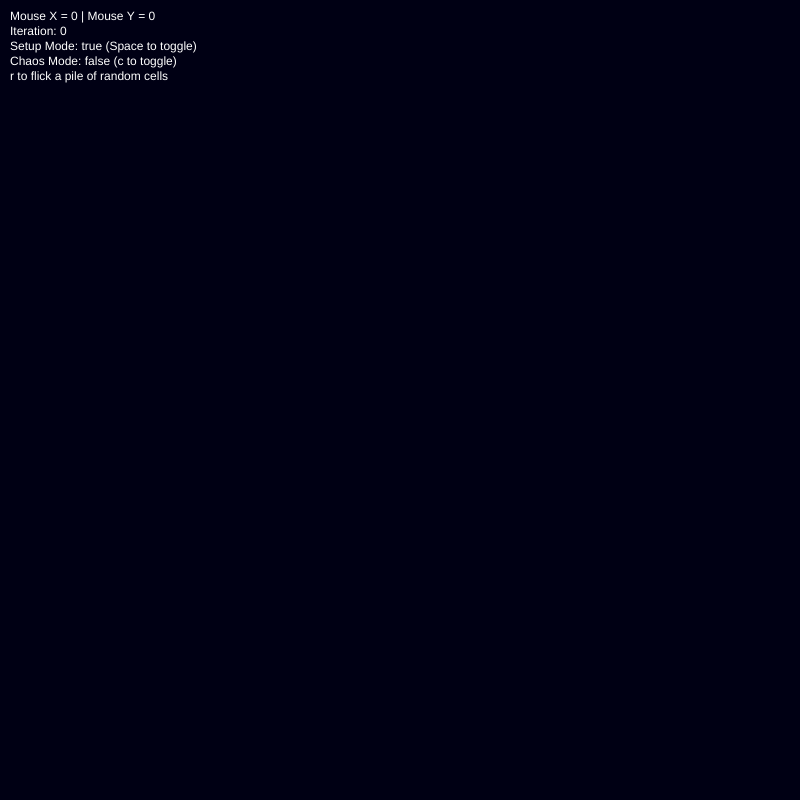
Frame 1 (no input)
Frame 60 (no input): identical to frame 1, image omitted
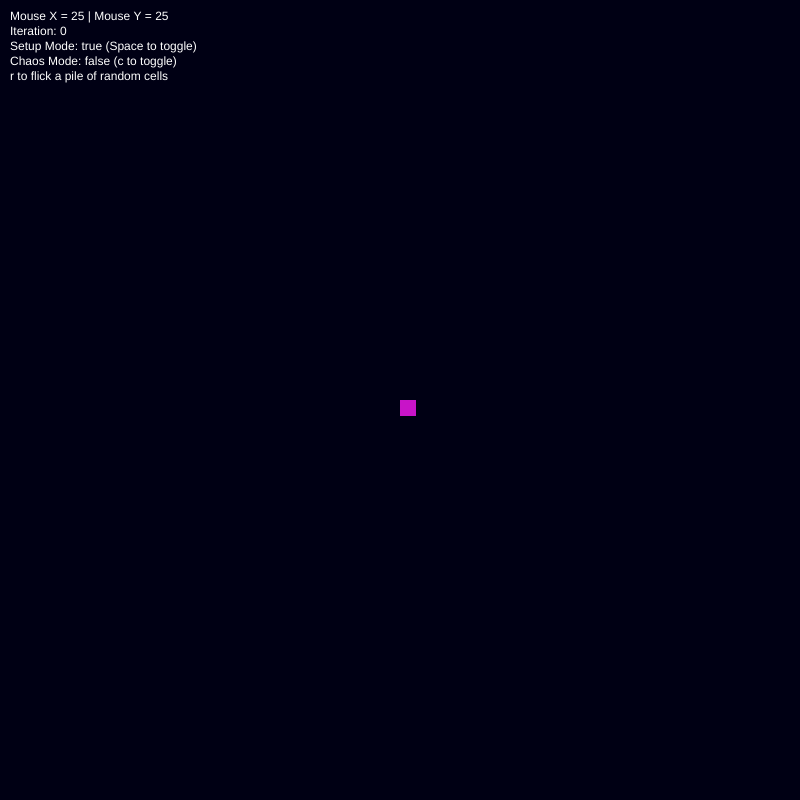
Frame 120 (the mouse pressed at the canvas centre since frame 60)

The p5.js sketch that drew these frames (run headless with seeded random() and noise() and a simulated clock; from frame 60 on, the mouse is pressed at the canvas centre):

// p5.js sketch
// ── sketch.js
// afc_05_cells_n_stuff
// Dima Konev
// September 19 2017

//resolution
var resX;
var resY;

//the two fields
var lifeField = [];
var lifeField2 = [];

//variables for swapping around
var currentLF;
var lastLF;
var temp;

//dimensions of the field
var a;
var b;

var iterations = 0;

//mode to place cells
var setupMode = true;
//mode where each cell has a 1 in 10000 chance of randomly changing 
var chaos = false;



function setup() {
    res = 16;
    resX = res;
    resY = res;

    createCanvas(800, 800);
    //get dimensions
    a = parseInt(width/resX);
    b = parseInt(height/resY);

    //create two empty fields
    for(var i = 0; i < a; i++) {
        lifeField[i] = [];
        lifeField2[i] = [];
        for(var j = 0; j < b; j++) {
            lifeField[i][j] = 0;
            lifeField2[i][j] = 0;
        }
    }

    currentLF = lifeField;
    lastLF = lifeField2;
}

//toggles cell at x, y
function flickCell(x, y) {
   if (currentLF[x][y] == 0) {
       currentLF[x][y] = Math.floor(random(6));
   }
   else {
       currentLF[x][y] = 0;
   }
}

function getLastCell(x, y) {
    //wraparound
    if(x < 0) {
        return true;
        x = a + x;
    }
    else if (x >= a) {
        return true;
        x = x - a;
    }

    if(y < 0) {
        return true;
        y = b + y;
    }
    else if (y >= b) {
        return true;
        y = b - y;
    }

    return lastLF[x][y];
}


function wrapX(x) {
    if(x < 0) {
        x = a - 1;
    }
    else if (x >= a) {
        x = 0;
    }
    return x;
}
function wrapY(y) {
    if(y < 0) {
        y = b - 1;
    }
    else if (y >= b) {
        y = 0;
    }
    return y;
}
function neighborCountV(x, y) {
    var neighbors = 0;

    var j = 0;
    for(var i = -1; i <= 1; i++) {
        //don't count the cell itself
        if(Math.abs(i) == Math.abs(j)) {
            continue;
        } 
        
        //wrap around
        var nx = x + i;
        var ny = y + j;

        if(getLastCell(nx, ny) != 0) {
            neighbors++;
        }
    }
    return neighbors;
}
function neighborCountH(x, y) {
    var neighbors = 0;

    var i = 0;
    for(var j = -1; j <= 1; j++) {
        //don't count the cell itself
        if(Math.abs(i) == Math.abs(j)) {
            continue;
        } 
        
        //wrap around
        var nx = x + i;
        var ny = y + j;

        if(getLastCell(nx, ny) != 0) {
            neighbors++;
        }
    }
    return neighbors;
}
//returns the count of neighbors a cell has
function neighborCountVN(x, y) {
    var neighbors = 0;

    for(var i = -1; i <= 1; i++) {
        for(var j = -1; j <= 1; j++) {
            //don't count the cell itself
            if(Math.abs(i) == Math.abs(j)) {
                continue;
            } 
            
            //wrap around
            var nx = x + i;
            var ny = y + j;

            if(getLastCell(nx, ny) != 0) {
                neighbors++;
            }
        }
    }
    return neighbors;
}
//returns the count of neighbors a cell has
function neighborCount(x, y) {
    var neighbors = 0;

    for(var i = -1; i <= 1; i++) {
        for(var j = -1; j <= 1; j++) {
            //don't count the cell itself
            if(i == 0 && j == 0) {
                continue;
            } 
            
            //wrap around
            var nx = x + i;
            var ny = y + j;

            if(getLastCell(nx, ny) != 0) {
                neighbors++;
            }
        }
    }
    return neighbors;
}


//step process for a single cell
function cellStep(x, y) {
    if (lastLF[x][y] == 0) {
        if ((neighborCountV(x, y) == 2 || neighborCountH(x, y) == 2) && (neighborCount(x, y) < 5)){
            currentLF[x][y] = 2;
            return;
        }
        if (neighborCountVN(x, y) == 1) {
            if (neighborCount(x, y) == 1 && Math.floor(random(0, 100)) > 70) {
                currentLF[x][y] = 3;
            }
            else if (neighborCount(x, y) == 2) {
                if (Math.floor(random(0, 100)) == 88) {
                    currentLF[x][y] = 1;
                }
            }
        }
    }
    else {
        currentLF[x][y] = lastLF[x][y];
    }
}

//swaps the two fields
function swapFields() {
    temp = currentLF;
    currentLF = lastLF;
    lastLF = temp;
}

//perform a single step
function lifeStep() {
    swapFields();
    for(var i = 0; i < a; i++) {
        for(var j = 0; j < b; j++) {
            cellStep(i, j);
        }
    }
}
function keyPressed() {
    //mode to place cells on screen
    if (key == ' ') {
        setupMode = !setupMode;
    }
    if (keyCode === 67) {
        chaos = !chaos;
    }
    //place a bunch of random cells on screen
    if (keyCode === 82) {
        for(var i = 0; i < a; i++) {
            for(var j = 0; j < b; j++) {
                var r = parseInt(random(0, 2));
                if (r == 1) {
                    flickCell(i, j);
                }
            }
        }
    }
    if (keyCode === 190) {
        lifeStep();
    }
    if (keyCode === 188) {
        swapFields();
    }
}

//toggle cell where the mouse is
function mousePressed() {
    if (setupMode == true) {
        flickCell(parseInt(mouseX/resX), parseInt(mouseY/resY));
        print(neighborCountVN(parseInt(mouseX/resX), parseInt(mouseY/resY)));
    }
}



function draw() {
    
    //change background depending on mode
    if(setupMode == false) {
        background(255, 255, 255);
        //only swap field pointers if not in setup mode
        swapFields();
    }
    else {
        background(0, 0, 20);
    }

    strokeWeight(0);
    //combine rendering and performing live steps
    for(var i = 0; i < a; i++) {
        for(var j = 0; j < b; j++) {
            //only step if not in setup mode
            if(setupMode == false) {
                cellStep(i, j); 
                
                if (chaos == true) {
                    //life's not fair
                    var chance = parseInt(random(0,10000));
                    if (chance == 988) {
                        flickCell(i, j);
                        continue;
                    }
                }
            }
                
            //fill empty cell
            if(currentLF[i][j] == 0) {
            }
            //fill cell that's filled
            else if (currentLF[i][j] != 0) {
                if (currentLF[i][j] == 1) {
                    fill(200, 20, 20);
                }
                else if (currentLF[i][j] == 2) {
                    fill(20, 20, 200);
                }
                else if (currentLF[i][j] == 3) {
                    fill(200, 200, 20);
                }
                else if (currentLF[i][j] == 4) {
                    fill(200, 20, 200);
                }
                else if (currentLF[i][j] == 5) {
                    fill(20, 200, 200);
                }
                rect(i * resX, j * resY, resX, resY);
            }

            //draw cell
        }
    }
    if(setupMode == false) {
        //only increase iterations if not paused
        iterations++;
    }

    //print info
    fill(255, 255, 255);
    text('Mouse X = ' + parseInt(mouseX/resX) + " | Mouse Y = " + parseInt(mouseY/resY) +
         "\nIteration: " + iterations + 
         "\nSetup Mode: " + setupMode + " (Space to toggle)" + 
         "\nChaos Mode: " + chaos + " (c to toggle)" + 
         "\nr to flick a pile of random cells",
         10, 20);
}
